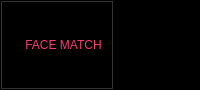
     <widget class="QFrame" name="header">
      <property name="maximumSize">
       <size>
        <width>16777215</width>
        <height>90</height>
       </size>
      </property>
      <property name="styleSheet">
       <string notr="true">background-color: rgb(0, 0, 0);</string>
      </property>
      <property name="frameShape">
       <enum>QFrame::StyledPanel</enum>
      </property>
      <property name="frameShadow">
       <enum>QFrame::Raised</enum>
      </property>
      <layout class="QHBoxLayout" name="horizontalLayout_2">
       <property name="spacing">
        <number>0</number>
       </property>
       <property name="leftMargin">
        <number>0</number>
       </property>
       <property name="topMargin">
        <number>0</number>
       </property>
       <property name="rightMargin">
        <number>0</number>
       </property>
       <property name="bottomMargin">
        <number>0</number>
       </property>
       <item>
        <widget class="QFrame" name="titlebar_frame">
         <property name="maximumSize">
          <size>
           <width>900</width>
           <height>16777215</height>
          </size>
         </property>
         <property name="styleSheet">
          <string notr="true">background-color: rgb(66, 66, 66);</string>
         </property>
         <property name="frameShape">
          <enum>QFrame::StyledPanel</enum>
         </property>
         <property name="frameShadow">
          <enum>QFrame::Raised</enum>
         </property>
         <layout class="QHBoxLayout" name="horizontalLayout_4">
          <property name="spacing">
           <number>0</number>
          </property>
          <property name="leftMargin">
           <number>0</number>
          </property>
          <property name="topMargin">
           <number>0</number>
          </property>
          <property name="rightMargin">
           <number>0</number>
          </property>
          <property name="bottomMargin">
           <number>0</number>
          </property>
          <item>
           <widget class="QFrame" name="middleframe_header">
            <property name="styleSheet">
             <string notr="true">background-color: rgb(0, 0, 0);</string>
            </property>
            <property name="frameShape">
             <enum>QFrame::StyledPanel</enum>
            </property>
            <property name="frameShadow">
             <enum>QFrame::Raised</enum>
            </property>
            <layout class="QHBoxLayout" name="horizontalLayout_3">
             <item>
              <widget class="QLabel" name="Picture_label">
               <property name="enabled">
                <bool>true</bool>
               </property>
               <property name="maximumSize">
                <size>
                 <width>100</width>
                 <height>200</height>
                </size>
               </property>
               <property name="text">
                <string/>
               </property>
               <property name="pixmap">
                <pixmap>:/Myimages/OIG.jpeg</pixmap>
               </property>
               <property name="scaledContents">
                <bool>true</bool>
               </property>
              </widget>
             </item>
             <item>
              <widget class="QLabel" name="welcome_label">
               <property name="styleSheet">
                <string notr="true">color: rgb(253, 58, 115);
font: 75 22pt &quot;MS Shell Dlg 2&quot;</string>
               </property>
               <property name="text">
                <string>FACE MATCH</string>
               </property>
               <property name="alignment">
                <set>Qt::AlignCenter</set>
               </property>
              </widget>
             </item>
            </layout>
           </widget>
          </item>
         </layout>
        </widget>
       </item>
       <item>
        <widget class="QFrame" name="Username_farme">
         <property name="maximumSize">
          <size>
           <width>300</width>
           <height>16777215</height>
          </size>
         </property>
         <property name="styleSheet">
          <string notr="true">background-color: rgb(0, 0, 0);</string>
         </property>
         <property name="frameShape">
          <enum>QFrame::StyledPanel</enum>
         </property>
         <property name="frameShadow">
          <enum>QFrame::Raised</enum>
         </property>
         <widget class="QLabel" name="username_label">
          <property name="geometry">
           <rect>
            <x>10</x>
            <y>10</y>
            <width>281</width>
            <height>71</height>
           </rect>
          </property>
          <property name="styleSheet">
           <string notr="true">color: rgb(253, 58, 115);
font: 18pt &quot;Arial&quot;;
</string>
          </property>
          <property name="text">
           <string/>
          </property>
          <property name="alignment">
           <set>Qt::AlignCenter</set>
          </property>
         </widget>
        </widget>
       </item>
      </layout>
     </widget>
